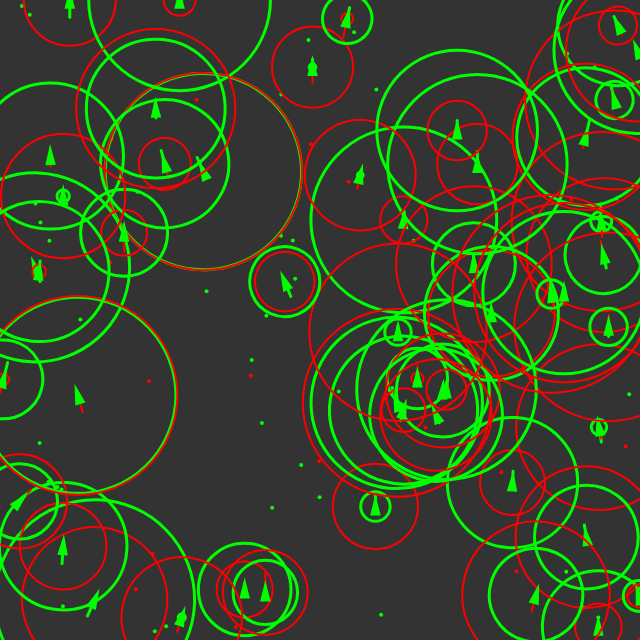
Frame 1 (no input)
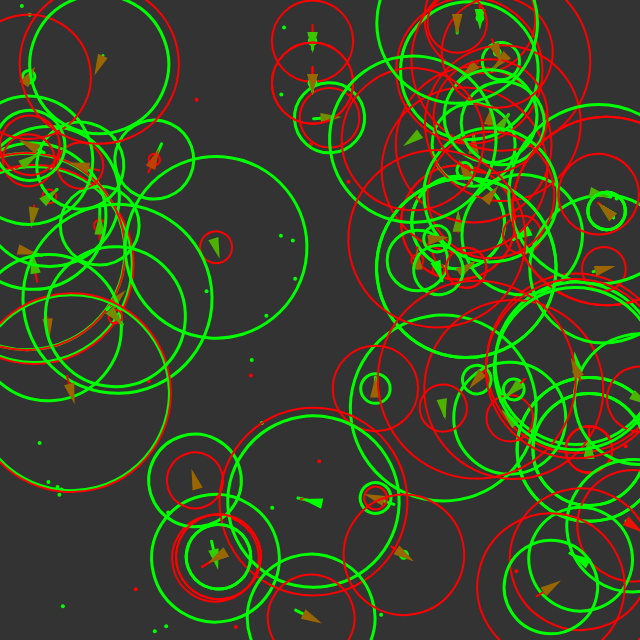
Frame 60 (no input)
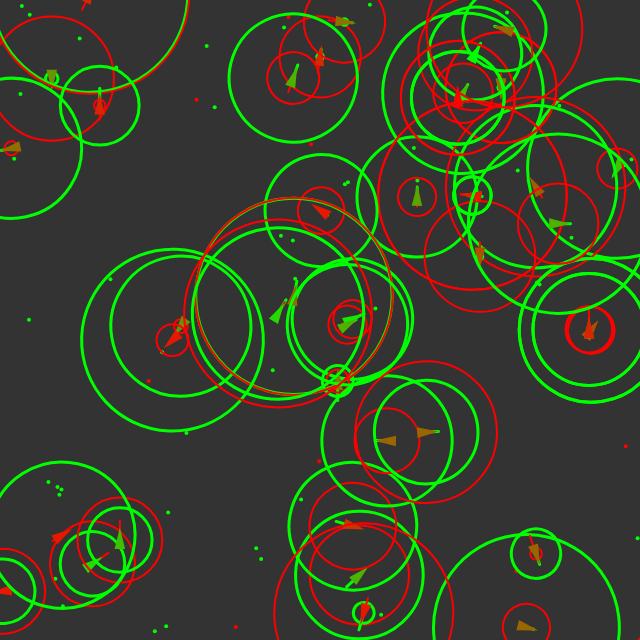
Frame 120 (the mouse pressed at the canvas centre since frame 60)

The p5.js sketch that drew these frames (run headless with seeded random() and noise() and a simulated clock; from frame 60 on, the mouse is pressed at the canvas centre):

// p5.js sketch
// ── sketch.js
var vehicles = [];
var food = [];
var poison = [];

function setup() {
  createCanvas(640, 640);
  for(var i = 0; i < 50; i++) {
    var x = random(width);
    var y = random(height);
    vehicles[i] = new Vehicle(x, y);
  }

  for(var i = 0; i < 40; i++) {
    var x = random(width);
    var y = random(height);
    food.push(createVector(x, y));
  }

  for(var i = 0; i < 20; i++) {
    var x = random(width);
    var y = random(height);
    poison.push(createVector(x, y));
  }
}

function mouseDragged() {
  vehicles.push(new Vehicle(mouseX, mouseY));
}

function draw() {
  background(51);

  if(random(1) < 0.1) {
    var x = random(width);
    var y = random(height);
    food.push(createVector(x, y));
  }

  if(random(1) < 0.01) {
    var x = random(width);
    var y = random(height);
    poison.push(createVector(x, y));
  }

  for(var i = 0; i < food.length; i++) {
    fill(0, 255, 0);
    noStroke();
    ellipse(food[i].x, food[i].y, 4, 4);
  }

  for(var i = 0; i < poison.length; i++) {
    fill(255, 0, 0);
    noStroke();
    ellipse(poison[i].x, poison[i].y, 4, 4);
  }

  for(var i = vehicles.length - 1; i >= 0; i--) {
    vehicles[i].boundaries();
    vehicles[i].behaviors(food, poison);
    vehicles[i].update();
    vehicles[i].display();

    var newVehicle = vehicles[i].clone();
    if(newVehicle) {
      vehicles.push(newVehicle);
    }

    if(vehicles[i].dead()) {
      var x = vehicles[i].position.x;
      var y = vehicles[i].position.y;
      food.push(createVector(x, y));
      vehicles.splice(i, 1);
    }
  }

}

// ── vehicle.js
var mr = 0.05;
var mchange = 2;

function Vehicle(x, y, dna) {
  this.acceleration = createVector(0, 0);
  this.velocity = createVector(0, -2);
  this.position = createVector(x, y);
  this.r = 4;
  this.maxspeed = 5;
  this.maxforce = 0.5;
  this.health = 1;
  this.dna = [];
  if(dna == undefined) {
    // Food weight
    this.dna[0] = random(-2, 2);
    // Poison weight
    this.dna[1] = random(-2, 2);
    // Food perception
    this.dna[2] = random(0, 100);
    // Poison perception
    this.dna[3] = random(0, 100);
  } else {
    this.dna[0] = dna[0];
    if(random(1) < mr) {
      this.dna[0] += random(-mchange, mchange);
    }
    this.dna[1] = dna[1];
    if(random(1) < mr) {
      this.dna[1] += random(-mchange, mchange);
    }
    this.dna[2] = dna[2];
    if(random(1) < mr) {
      this.dna[2] += random(-mchange * 10, mchange * 10);
    }
    this.dna[3] = dna[3];
    if(random(1) < mr) {
      this.dna[3] += random(-mchange * 10, mchange * 10);
    }
  }

  this.update = function() {
    this.health -= 0.01;
    this.velocity.add(this.acceleration);
    this.velocity.limit(this.maxspeed);
    this.position.add(this.velocity);
    this.acceleration.mult(0);
  }

  this.applyForce = function(force) {
    this.acceleration.add(force);
  }

  this.behaviors = function(good, bad) {
    var steerG = this.eat(good, 0.3, this.dna[2]);
    var steerB = this.eat(bad, -0.75, this.dna[3]);

    steerG.mult(this.dna[0]);
    steerB.mult(this.dna[1]);

    this.applyForce(steerG);
    this.applyForce(steerB);
  }

  this.clone = function() {
    if(random(1) < 0.005) {
      return new Vehicle(this.position.x, this.position.y, this.dna);
    } else {
      return null;
    }
  }

  this.eat = function(list, nutrition, perception) {
    var record = Infinity;
    var closest = null;
    for(var i = list.length - 1; i >= 0; i--) {
      var d = this.position.dist(list[i]);
      if(d < this.maxspeed) {
        list.splice(i, 1);
        this.health += nutrition;
      } else if(d < record && d < perception) {
        record = d;
        closest = list[i];
      }
    }

    if(closest != null) {
      return this.seek(closest);
    }
    return createVector(0, 0);
  }

  this.seek = function(target) {
    var desired = p5.Vector.sub(target, this.position);
    desired.setMag(this.maxspeed);
    var steer = p5.Vector.sub(desired, this.velocity);
    steer.limit(this.maxforce);
    return steer;
  }

  this.dead = function() {
    return (this.health < 0);
  }

  this.boundaries = function() {
    var d = 25;
    var desired = null;
    if (this.position.x < d) {
      desired = createVector(this.maxspeed, this.velocity.y);
    }
    else if (this.position.x > width -d) {
      desired = createVector(-this.maxspeed, this.velocity.y);
    }
    if (this.position.y < d) {
      desired = createVector(this.velocity.x, this.maxspeed);
    }
    else if (this.position.y > height-d) {
      desired = createVector(this.velocity.x, -this.maxspeed);
    }
    if (desired !== null) {
      desired.normalize();
      desired.mult(this.maxspeed);
      var steer = p5.Vector.sub(desired, this.velocity);
      steer.limit(this.maxforce);
      this.applyForce(steer);
    }
  };

  this.display = function() {
    var angle = this.velocity.heading() + PI/2;
    push();
    translate(this.position.x, this.position.y);
    rotate(angle);

    strokeWeight(3);
    stroke(0, 255, 0);
    noFill();
    line(0, 0, 0, -this.dna[0] * 10);
    ellipse(0, 0, this.dna[2] * 2);
    strokeWeight(2);
    stroke(255, 0, 0);
    line(0, 0, 0, -this.dna[1] * 10);
    ellipse(0, 0, this.dna[3] * 2);

    var gr = color(0, 255, 0);
    var rd = color(255, 0, 0);
    var col = lerpColor(rd, gr, this.health);

    fill(col);
    stroke(col);
    beginShape();
    vertex(0, -this.r * 2);
    vertex(-this.r, this.r * 2);
    vertex(this.r, this.r * 2);
    endShape(CLOSE);

    pop();
  }
}
